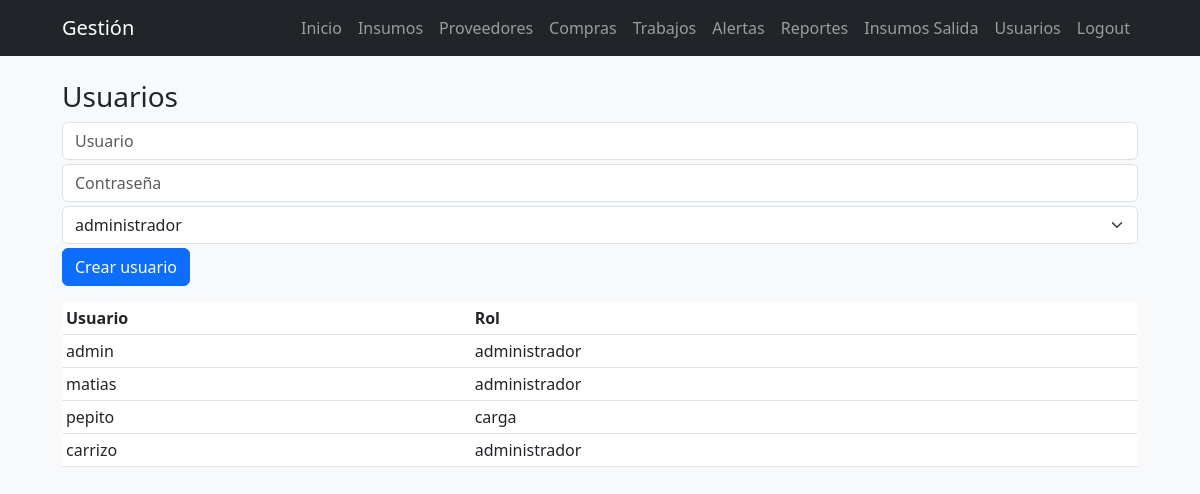
The page /user/new (signed in) on the database as committed earlier.
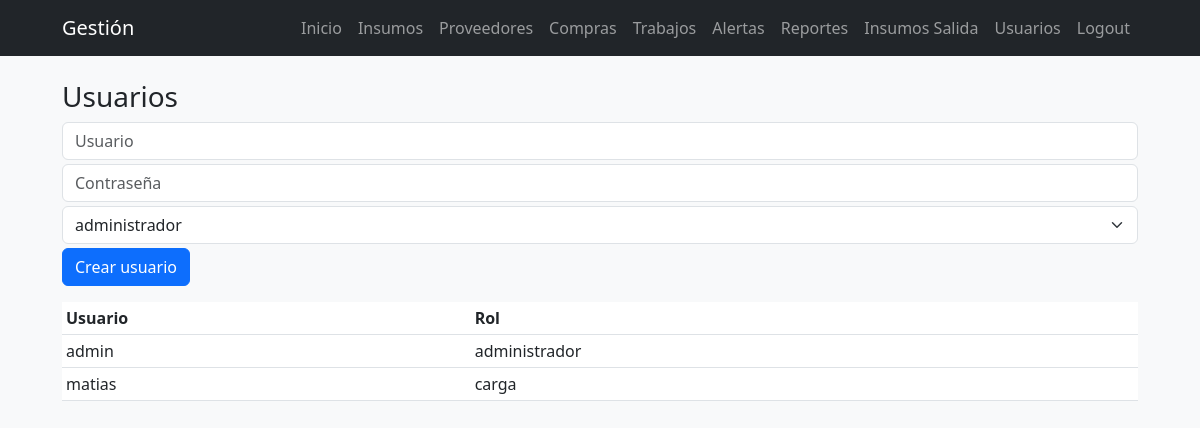
The same page on the database as committed later.
### models.py (models this page shows, shortened)
class User(UserMixin, db.Model):
    __tablename__ = 'users'
    id = db.Column(db.Integer, primary_key=True)
    username = db.Column(db.String(80), unique=True, nullable=False)
    password_hash = db.Column(db.String(200), nullable=False)
    role = db.Column(db.String(20), nullable=False, default='user')

### routes/api_user.py (the view, shortened to what this page needs)
@api_user.route('/new', methods=['GET', 'POST'])
@login_required
def user_new():
    if current_user.role != 'administrador':
        flash('No autorizado', 'danger')
        return redirect(url_for('index'))
    users = User.query.all()
    return render_template('user.html', users=users)

### templates/user.html (shortened to what this page needs)
{% extends 'base.html' %}
{% block content %}
<h3>Usuarios</h3>
{% if current_user.role == 'administrador' %}
  <form method="post" action="{{ url_for('api_user.user_new') }}" class="mb-3">
    <input name="username" placeholder="Usuario" class="form-control mb-1" required>
    <input name="password" placeholder="Contraseña" class="form-control mb-1" type="password" required>
    <select name="role" class="form-select mb-1" required>
      <option value="administrador">administrador</option>
    </select>
    <button class="btn btn-primary">Crear usuario</button>
  </form>
{% endif %}
<table class="table table-sm">
  <thead><tr><th>Usuario</th><th>Rol</th></tr></thead>
  <tbody>
    {% for u in users %}
      <tr><td>{{ u.username }}</td><td>{{ u.role }}</td></tr>
    {% endfor %}
  </tbody>
</table>
{% endblock %}

### templates/base.html (shortened to what this page needs)
<!doctype html>
<html lang="es">
<head>
  <link href="https://cdn.jsdelivr.net/npm/bootstrap@5.3.0/dist/css/bootstrap.min.css" rel="stylesheet">
  <link rel="stylesheet" href="{{ url_for('static', filename='css/style.css') }}">
</head>
<body class="bg-light">
<nav class="navbar navbar-expand-lg navbar-dark bg-dark">
  <div class="container">
    <a class="navbar-brand" href="/">Gestión</a>
    <div class="collapse navbar-collapse" id="navbarNav">
      <ul class="navbar-nav ms-auto">
        <li class="nav-item"><a class="nav-link" href="{{ url_for('index') }}">Inicio</a></li>
        <li class="nav-item"><a class="nav-link" href="/insumos">Insumos</a></li>
        <li class="nav-item"><a class="nav-link" href="/proveedores">Proveedores</a></li>
        <li class="nav-item"><a class="nav-link" href="/compras">Compras</a></li>
        <li class="nav-item"><a class="nav-link" href="/tanques">Trabajos</a></li>
        <li class="nav-item"><a class="nav-link" href="/alertas">Alertas</a></li>
        <li class="nav-item"><a class="nav-link" href="/reportes">Reportes</a></li>
        <li class="nav-item"><a class="nav-link" href="/insumos_salida">Insumos Salida</a></li>
        {% if current_user.is_authenticated %}
          {% if current_user.role == 'administrador' %}
            <li class="nav-item"><a class="nav-link" href="{{ url_for('api_user.user_new') }}">Usuarios</a></li>
          {% endif %}
          <li class="nav-item"><a class="nav-link" href="{{ url_for('api_user.logout') }}">Logout</a></li>
        {% else %}
          <li class="nav-item"><a class="nav-link" href="{{ url_for('api_user.login') }}">Login</a></li>
        {% endif %}
      </ul>
    </div>
  </div>
</nav>
<div class="container mt-4">
  {% block content %}{% endblock %}
</div>
</body>
</html>

### static/css/style.css (style rules this page uses)
body { background: #f8f9fa; }
.container { max-width: 1100px; }

Rows that differ between the two databases and show on the page:
removed User: username "pepito", role "carga"
removed User: username "carrizo", role "administrador"
changed User "matias": role "administrador" → "carga"
